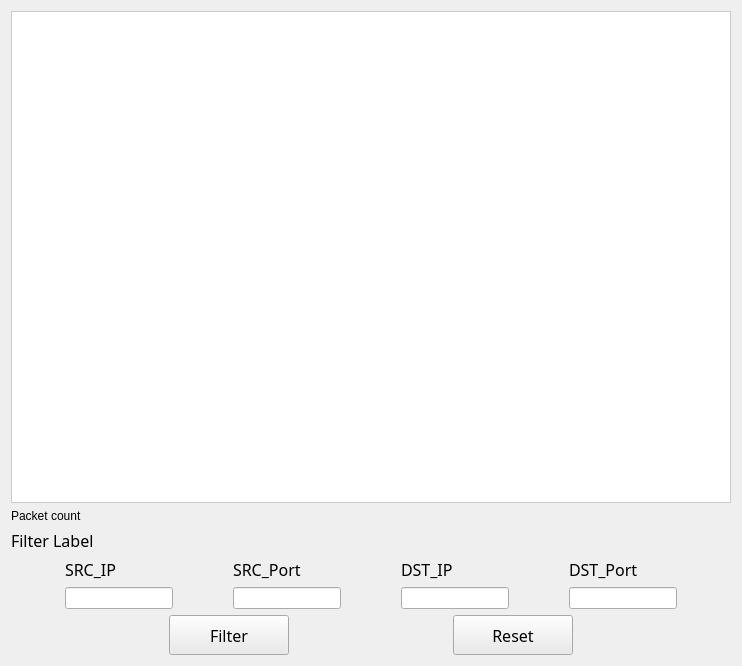
<?xml version="1.0" encoding="UTF-8"?>
<ui version="4.0">
 <class>PacketForm</class>
 <widget class="QWidget" name="PacketForm">
  <property name="geometry">
   <rect>
    <x>0</x>
    <y>0</y>
    <width>742</width>
    <height>666</height>
   </rect>
  </property>
  <property name="windowTitle">
   <string>Form</string>
  </property>
  <layout class="QHBoxLayout" name="horizontalLayout_3">
   <item>
    <layout class="QVBoxLayout" name="verticalLayout_6">
     <item>
      <widget class="QTableView" name="tablePacket">
       <property name="styleSheet">
        <string notr="true">QTableView {
    background-color: #ffffff;
    alternate-background-color: #f5f5f5;
    gridline-color: #dcdcdc;
    color: #333333;
    selection-background-color: #d2e3fc;
    selection-color: #000000;
    border: 1px solid #cccccc;
    font-family: &quot;Noto Sans&quot;;
}

QHeaderView::section {
    background-color: #eaeaea;
    color: #202124;
    padding: 6px;
    border: 1px solid #cccccc;
    font-weight: bold;
}

QTableCornerButton::section {
    background-color: #eaeaea;
    border: 1px solid #cccccc;
}</string>
       </property>
      </widget>
     </item>
     <item>
      <widget class="QLabel" name="PacketCountLabel">
       <property name="text">
        <string>Packet count</string>
       </property>
      </widget>
     </item>
     <item>
      <layout class="QVBoxLayout" name="verticalLayout_5">
       <item>
        <widget class="QLabel" name="Filter">
         <property name="font">
          <font>
           <family>Noto Sans KR</family>
           <pointsize>12</pointsize>
          </font>
         </property>
         <property name="text">
          <string>Filter Label</string>
         </property>
        </widget>
       </item>
       <item>
        <layout class="QHBoxLayout" name="horizontalLayout">
         <item>
          <spacer name="horizontalSpacer_4">
           <property name="orientation">
            <enum>Qt::Orientation::Horizontal</enum>
           </property>
           <property name="sizeHint" stdset="0">
            <size>
             <width>40</width>
             <height>20</height>
            </size>
           </property>
          </spacer>
         </item>
         <item>
          <layout class="QVBoxLayout" name="verticalLayout_4">
           <item>
            <widget class="QLabel" name="label">
             <property name="font">
              <font>
               <family>Noto Sans KR</family>
               <pointsize>12</pointsize>
              </font>
             </property>
             <property name="text">
              <string>SRC_IP</string>
             </property>
            </widget>
           </item>
           <item>
            <widget class="QLineEdit" name="leSrcIp"/>
           </item>
          </layout>
         </item>
         <item>
          <spacer name="horizontalSpacer">
           <property name="orientation">
            <enum>Qt::Orientation::Horizontal</enum>
           </property>
           <property name="sizeHint" stdset="0">
            <size>
             <width>40</width>
             <height>20</height>
            </size>
           </property>
          </spacer>
         </item>
         <item>
          <layout class="QVBoxLayout" name="verticalLayout_3">
           <item>
            <widget class="QLabel" name="label_2">
             <property name="font">
              <font>
               <family>Noto Sans KR</family>
               <pointsize>12</pointsize>
              </font>
             </property>
             <property name="text">
              <string>SRC_Port</string>
             </property>
            </widget>
           </item>
           <item>
            <widget class="QLineEdit" name="leSrcPort"/>
           </item>
          </layout>
         </item>
         <item>
          <spacer name="horizontalSpacer_2">
           <property name="orientation">
            <enum>Qt::Orientation::Horizontal</enum>
           </property>
           <property name="sizeHint" stdset="0">
            <size>
             <width>40</width>
             <height>20</height>
            </size>
           </property>
          </spacer>
         </item>
         <item>
          <layout class="QVBoxLayout" name="verticalLayout">
           <item>
            <widget class="QLabel" name="label_3">
             <property name="font">
              <font>
               <family>Noto Sans KR</family>
               <pointsize>12</pointsize>
              </font>
             </property>
             <property name="text">
              <string>DST_IP</string>
             </property>
            </widget>
           </item>
           <item>
            <widget class="QLineEdit" name="leDstIp"/>
           </item>
          </layout>
         </item>
         <item>
          <spacer name="horizontalSpacer_3">
           <property name="orientation">
            <enum>Qt::Orientation::Horizontal</enum>
           </property>
           <property name="sizeHint" stdset="0">
            <size>
             <width>40</width>
             <height>20</height>
            </size>
           </property>
          </spacer>
         </item>
         <item>
          <layout class="QVBoxLayout" name="verticalLayout_2">
           <item>
            <widget class="QLabel" name="label_4">
             <property name="font">
              <font>
               <family>Noto Sans KR</family>
               <pointsize>12</pointsize>
              </font>
             </property>
             <property name="text">
              <string>DST_Port</string>
             </property>
            </widget>
           </item>
           <item>
            <widget class="QLineEdit" name="leDstPort"/>
           </item>
          </layout>
         </item>
         <item>
          <spacer name="horizontalSpacer_5">
           <property name="orientation">
            <enum>Qt::Orientation::Horizontal</enum>
           </property>
           <property name="sizeHint" stdset="0">
            <size>
             <width>40</width>
             <height>20</height>
            </size>
           </property>
          </spacer>
         </item>
        </layout>
       </item>
      </layout>
     </item>
     <item>
      <layout class="QHBoxLayout" name="horizontalLayout_2">
       <item>
        <spacer name="horizontalSpacer_7">
         <property name="orientation">
          <enum>Qt::Orientation::Horizontal</enum>
         </property>
         <property name="sizeHint" stdset="0">
          <size>
           <width>40</width>
           <height>20</height>
          </size>
         </property>
        </spacer>
       </item>
       <item>
        <widget class="QPushButton" name="FilterButton">
         <property name="minimumSize">
          <size>
           <width>120</width>
           <height>40</height>
          </size>
         </property>
         <property name="font">
          <font>
           <family>Noto Sans KR</family>
           <pointsize>12</pointsize>
          </font>
         </property>
         <property name="styleSheet">
          <string notr="true">background-color:  #eaeaea;</string>
         </property>
         <property name="text">
          <string>Filter</string>
         </property>
        </widget>
       </item>
       <item>
        <spacer name="horizontalSpacer_6">
         <property name="orientation">
          <enum>Qt::Orientation::Horizontal</enum>
         </property>
         <property name="sizeHint" stdset="0">
          <size>
           <width>40</width>
           <height>20</height>
          </size>
         </property>
        </spacer>
       </item>
       <item>
        <widget class="QPushButton" name="ResetButton">
         <property name="minimumSize">
          <size>
           <width>120</width>
           <height>40</height>
          </size>
         </property>
         <property name="font">
          <font>
           <family>Noto Sans KR</family>
           <pointsize>12</pointsize>
          </font>
         </property>
         <property name="styleSheet">
          <string notr="true">background-color:  #eaeaea;</string>
         </property>
         <property name="text">
          <string>Reset</string>
         </property>
        </widget>
       </item>
       <item>
        <spacer name="horizontalSpacer_8">
         <property name="orientation">
          <enum>Qt::Orientation::Horizontal</enum>
         </property>
         <property name="sizeHint" stdset="0">
          <size>
           <width>40</width>
           <height>20</height>
          </size>
         </property>
        </spacer>
       </item>
      </layout>
     </item>
    </layout>
   </item>
  </layout>
 </widget>
 <resources/>
 <connections/>
</ui>
